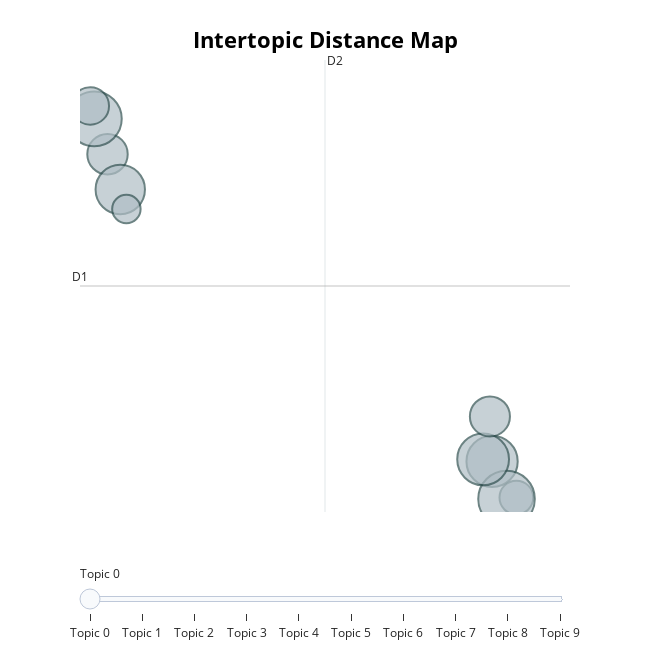

Here is the notebook cell this chart was saved with:
### Markdown cell above
### Interactive BERTopic visualization

### Code cell
# Plotly
fig = topic_model.visualize_topics(use_ctfidf=True)
fig.show()

### Figure 1 — Plotly figure (JSON) as saved in the notebook; plotly's stock layout.template omitted (floating-point values rounded to 4 significant figures)
{"data": [{"customdata": [[0, "earthquake | quake | tsunami | information | people", 1453], [1, "water | disease | food | health | child", 3350], [2, "help | port | prince | au | please", 2084], [3, "flood | rain | area | water | heavy", 4084], [4, "like | message | please | know | information", 3835], [5, "relief | disaster | emergency | people | medical", 3421], [6, "government | group | refugee | election | said", 2050], [7, "food | need | water | tent | help", 3112], [8, "sandy | hurricane | storm | power | amp", 1032], [9, "haiti | earthquake | santiago | http | rt", 1795]], "hovertemplate": "<b>Topic %{customdata[0]}</b><br>%{customdata[1]}<br>Size: %{customdata[2]}", "legendgroup": "", "marker": {"color": "#B0BEC5", "line": {"color": "DarkSlateGrey", "width": 2}, "size": [1453, 3350, 2084, 4084, 3835, 3421, 2050, 3112, 1032, 1795], "sizemode": "area", "sizeref": 2.553, "symbol": "circle"}, "mode": "markers", "name": "", "orientation": "v", "showlegend": false, "type": "scatter", "x": [15.57, 14.52, -2.234, 15.15, -2.808, 14.13, 14.42, -1.679, -1.412, -2.985], "xaxis": "x", "y": [-1.204, -0.6965, 3.618, -1.223, 4.114, -0.6677, -0.06483, 3.123, 2.848, 4.296], "yaxis": "y"}], "layout": {"annotations": [{"showarrow": false, "text": "D1", "x": -3.432, "y": 1.767, "yshift": 10}, {"showarrow": false, "text": "D2", "x": 7.239, "xshift": 10, "y": 4.941}], "height": 650, "hoverlabel": {"bgcolor": "white", "font": {"family": "Rockwell", "size": 16}}, "legend": {"itemsizing": "constant", "tracegroupgap": 0}, "margin": {"t": 60}, "shapes": [{"line": {"color": "#CFD8DC", "width": 2}, "type": "line", "x0": 7.239, "x1": 7.239, "y0": -1.407, "y1": 4.941}, {"line": {"color": "#9E9E9E", "width": 2}, "type": "line", "x0": -3.432, "x1": 17.91, "y0": 1.767, "y1": 1.767}], "sliders": [{"active": 0, "pad": {"t": 50}, "steps": [{"args": [{"marker.color": [["red", "#B0BEC5", "#B0BEC5", "#B0BEC5", "#B0BEC5", "#B0BEC5", "#B0BEC5", "#B0BEC5", "#B0BEC5", "#B0BEC5"]]}], "label": "Topic 0", "method": "update"}, {"args": [{"marker.color": [["#B0BEC5", "red", "#B0BEC5", "#B0BEC5", "#B0BEC5", "#B0BEC5", "#B0BEC5", "#B0BEC5", "#B0BEC5", "#B0BEC5"]]}], "label": "Topic 1", "method": "update"}, {"args": [{"marker.color": [["#B0BEC5", "#B0BEC5", "red", "#B0BEC5", "#B0BEC5", "#B0BEC5", "#B0BEC5", "#B0BEC5", "#B0BEC5", "#B0BEC5"]]}], "label": "Topic 2", "method": "update"}, {"args": [{"marker.color": [["#B0BEC5", "#B0BEC5", "#B0BEC5", "red", "#B0BEC5", "#B0BEC5", "#B0BEC5", "#B0BEC5", "#B0BEC5", "#B0BEC5"]]}], "label": "Topic 3", "method": "update"}, {"args": [{"marker.color": [["#B0BEC5", "#B0BEC5", "#B0BEC5", "#B0BEC5", "red", "#B0BEC5", "#B0BEC5", "#B0BEC5", "#B0BEC5", "#B0BEC5"]]}], "label": "Topic 4", "method": "update"}, {"args": [{"marker.color": [["#B0BEC5", "#B0BEC5", "#B0BEC5", "#B0BEC5", "#B0BEC5", "red", "#B0BEC5", "#B0BEC5", "#B0BEC5", "#B0BEC5"]]}], "label": "Topic 5", "method": "update"}, {"args": [{"marker.color": [["#B0BEC5", "#B0BEC5", "#B0BEC5", "#B0BEC5", "#B0BEC5", "#B0BEC5", "red", "#B0BEC5", "#B0BEC5", "#B0BEC5"]]}], "label": "Topic 6", "method": "update"}, {"args": [{"marker.color": [["#B0BEC5", "#B0BEC5", "#B0BEC5", "#B0BEC5", "#B0BEC5", "#B0BEC5", "#B0BEC5", "red", "#B0BEC5", "#B0BEC5"]]}], "label": "Topic 7", "method": "update"}, {"args": [{"marker.color": [["#B0BEC5", "#B0BEC5", "#B0BEC5", "#B0BEC5", "#B0BEC5", "#B0BEC5", "#B0BEC5", "#B0BEC5", "red", "#B0BEC5"]]}], "label": "Topic 8", "method": "update"}, {"args": [{"marker.color": [["#B0BEC5", "#B0BEC5", "#B0BEC5", "#B0BEC5", "#B0BEC5", "#B0BEC5", "#B0BEC5", "#B0BEC5", "#B0BEC5", "red"]]}], "label": "Topic 9", "method": "update"}]}], "title": {"font": {"color": "Black", "size": 22}, "text": "<b>Intertopic Distance Map</b>", "x": 0.5, "xanchor": "center", "y": 0.95, "yanchor": "top"}, "width": 650, "xaxis": {"anchor": "y", "domain": [0, 1], "range": [-3.432, 17.91], "title": {"text": ""}, "visible": false}, "yaxis": {"anchor": "x", "domain": [0, 1], "range": [-1.407, 4.941], "title": {"text": ""}, "visible": false}}}
